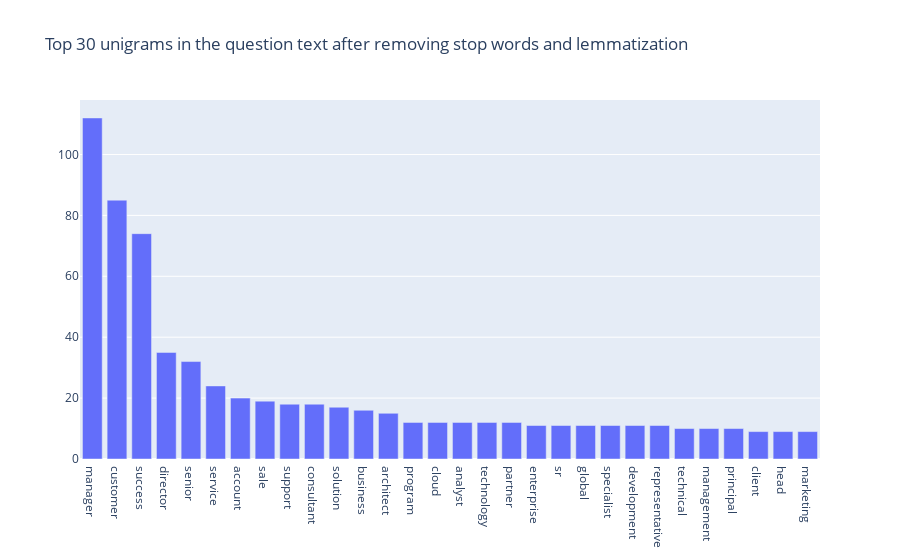

Notebook code for this chart:
### Code cell
def get_top_n_words(corpus, n=None):
    vec = CountVectorizer(stop_words='english').fit(corpus)
    bag_of_words = vec.transform(corpus)
    sum_words = bag_of_words.sum(axis=0) 
    words_freq = [(word, sum_words[0, idx]) for word, idx in vec.vocabulary_.items()]
    words_freq =sorted(words_freq, key = lambda x: x[1], reverse=True)
    return words_freq[:n]
common_words = get_top_n_words(df_clean['prev_title_1_clean'], 30)
df2 = pd.DataFrame(common_words, columns = ['unigram' , 'count'])

fig = go.Figure([go.Bar(x=df2['unigram'], y=df2['count'])])
fig.update_layout(title=go.layout.Title(text="Top 30 unigrams in the question text after removing stop words and lemmatization"))

### Figure 1 — Plotly figure (JSON) as saved in the notebook; plotly's stock layout.template omitted (floating-point values rounded to 4 significant figures)
{"data": [{"type": "bar", "x": ["manager", "customer", "success", "director", "senior", "service", "account", "sale", "support", "consultant", "solution", "business", "architect", "program", "cloud", "analyst", "technology", "partner", "enterprise", "sr", "global", "specialist", "development", "representative", "technical", "management", "principal", "client", "head", "marketing"], "y": [112, 85, 74, 35, 32, 24, 20, 19, 18, 18, 17, 16, 15, 12, 12, 12, 12, 12, 11, 11, 11, 11, 11, 11, 10, 10, 10, 9, 9, 9]}], "layout": {"title": {"text": "Top 30 unigrams in the question text after removing stop words and lemmatization"}}}
